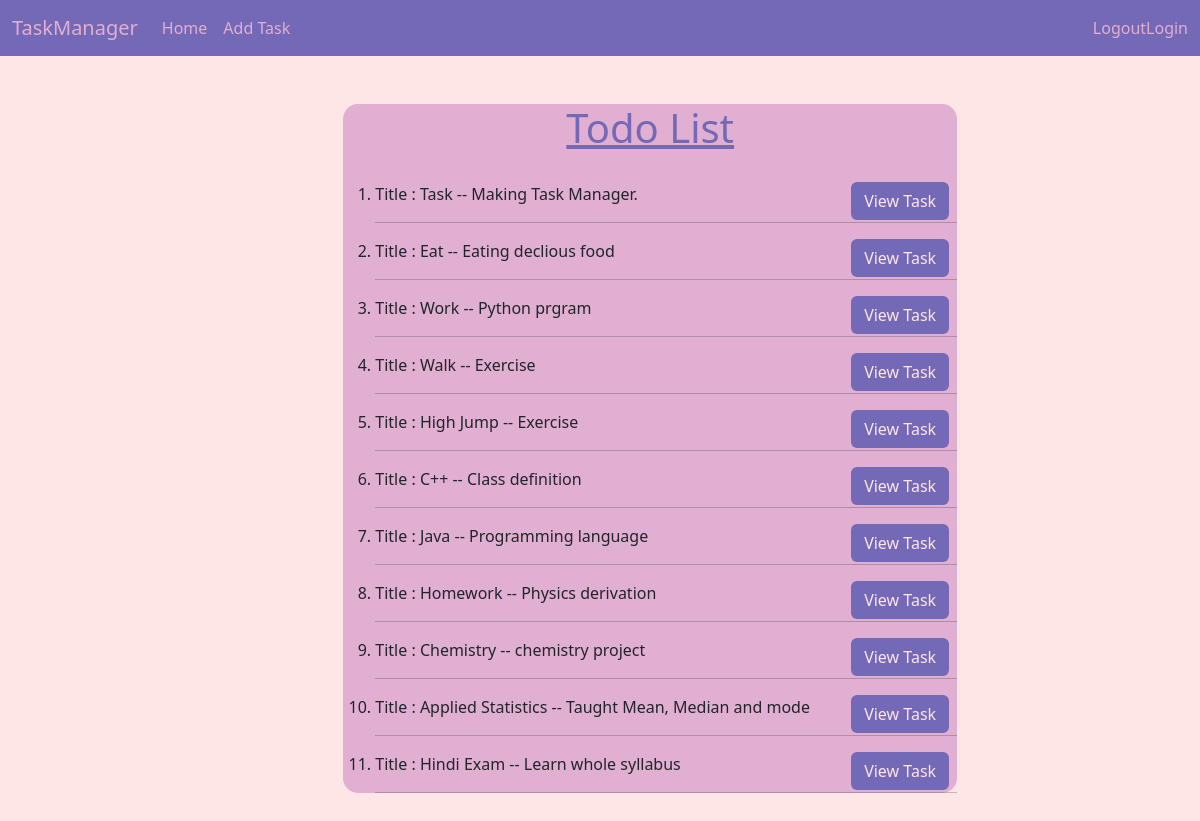
Before: / with the older database file.
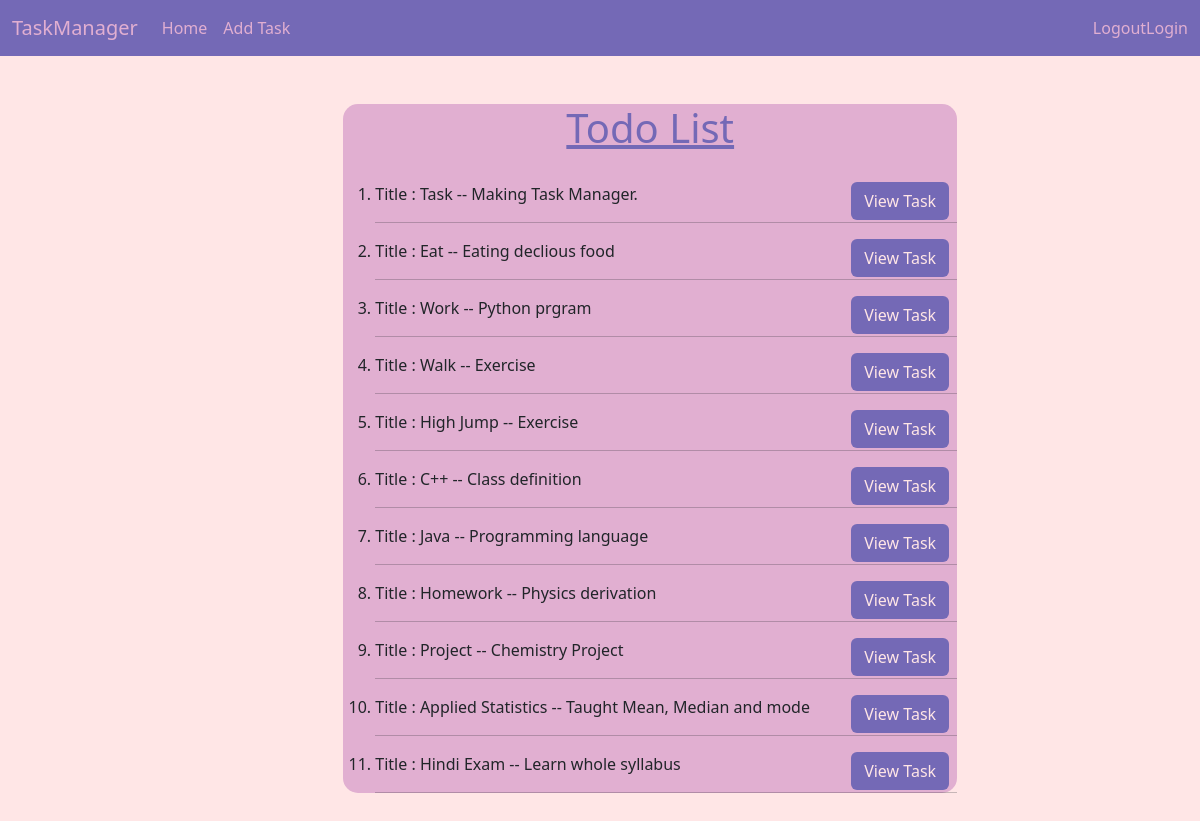
After: the same page with the newer database file.
### db/__init__.py (models this page shows, shortened)
class Task(Base):
    __tablename__="tasks"
    id=Column(Integer,primary_key=True)
    title=Column(String(100),nullable=False,index=True)
    description=Column(Text(),nullable=False)
    created_at = Column(DateTime, default=datetime.utcnow, nullable=False)
    user_id=Column(Integer(),ForeignKey("users.id"))

### app.py (the view)
@app.route('/')
def index():
    tasks=tsk.query.all()
    return render_template('task.html',tasks=tasks)

### app.py (called while the page is built)
@app.teardown_appcontext
def shutdown_session(exception=None):
    db_session.remove()

### templates/task.html (shortened to what this page needs)
{% extends 'index.html' %}
{% block content %}
<div class="task-content">
    <h1>Todo List</h1>
    <div class="list">
        <ol class="todoList">
            {% for task in tasks %}
            <li> Title : {{task.title}} --
                {{task.description}}
                <span>
                    <a href="/single_task/{{task.id}}" class="btn task-btn">View Task</a>
                </span>
                <hr>
                {% endfor %}
        </ol>
    </div>
</div>
{% endblock %}

Changed rows visible on the page:
removed Task: title "Chemistry", description "chemistry project"
added Task: title "Project", description "Chemistry Project"
